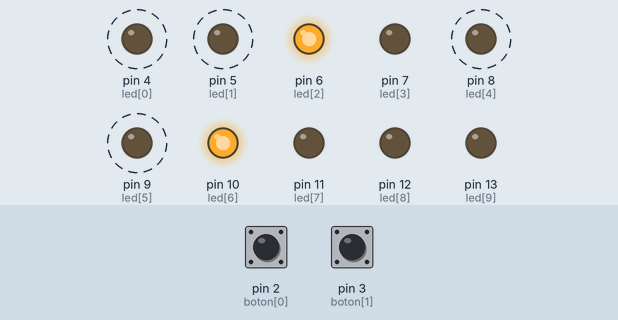
Recording of a sketch running on a simulated Arduino Uno, built with avr-gcc and run on an emulated ATmega328P. On the bench: output pins drawn as LEDs (lit = HIGH). Dashed ring = blinking. Inputs (shaded band) come from the test bench; at power-on: pin 2 (boton[0]) LOW, pin 3 (boton[1]) LOW.

Above: at 0.5 s.
1.3 s: pin 2 (boton[0]) pulled HIGH for 0.25 s
At 1.9 s:
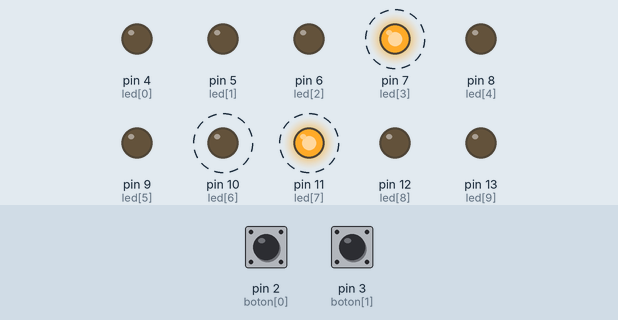
4.3 s: pin 3 (boton[1]) pulled HIGH for 0.25 s
At 4.9 s:
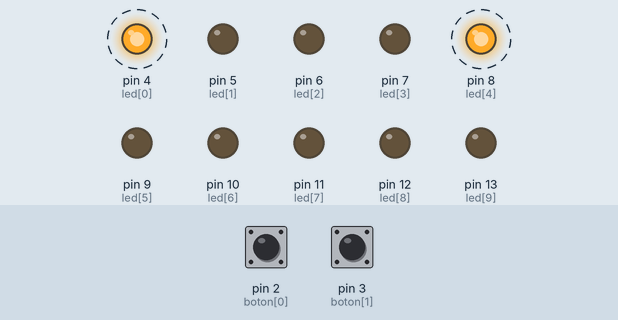
7.3 s: pin 2 (boton[0]) pulled HIGH for 1 s
At 8.0 s:
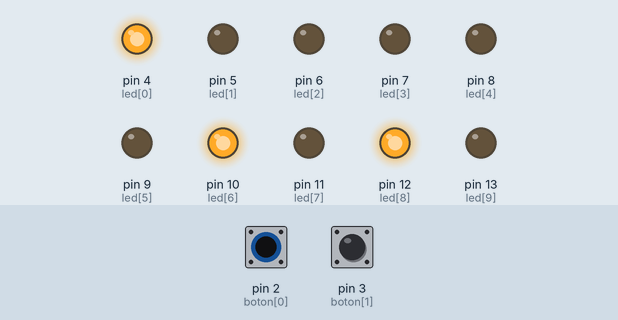
10.3 s: pin 3 (boton[1]) pulled HIGH for 1 s
At 11.0 s:
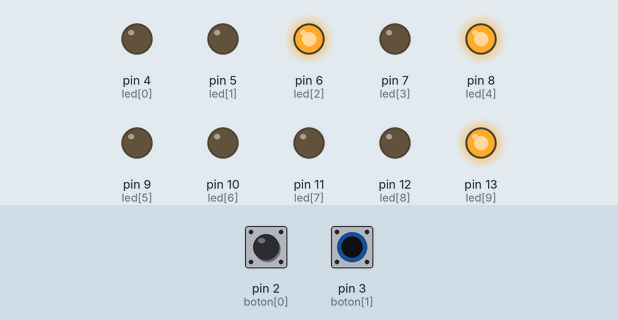
13.3 s: pin 3 (boton[1]) pulled HIGH for 3.2 s
At 14.4 s:
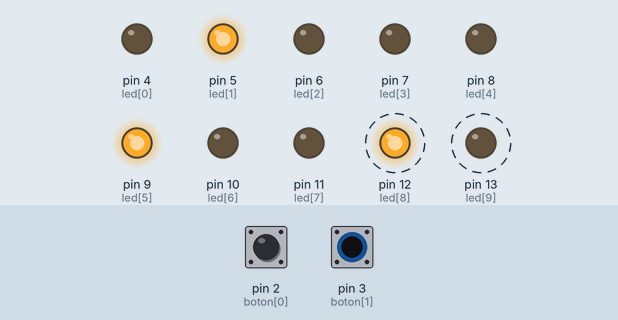
18.0 s: pin 2 (boton[0]) pulled HIGH for 3.2 s
At 18.2 s:
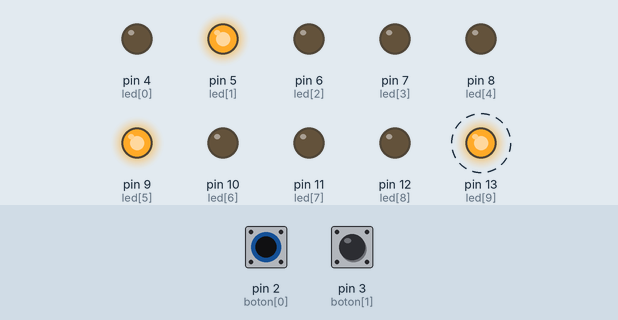
Timing chart, 0 to 23.7 s (numbered marks = the images above; inputs shaded):
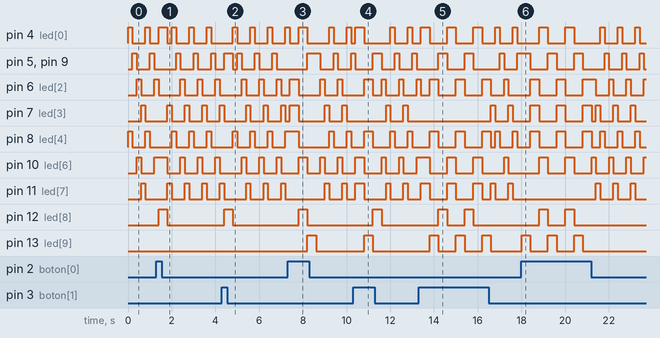

Measured:
- after the input at 1.3 s, pin 12 (led[8]): LOW → HIGH after 0.10 s, → LOW 0.40 s later
- after the input at 4.3 s, pin 12 (led[8]): LOW → HIGH after 0.10 s, → LOW 0.40 s later
- after the input at 7.3 s, pin 12 (led[8]): LOW → HIGH after 0.50 s, → LOW 0.40 s later; pin 13 (led[9]): LOW → HIGH after 0.90 s, → LOW 0.40 s later
- after the input at 10.3 s, pin 12 (led[8]): LOW → HIGH after 0.90 s, → LOW 0.40 s later; pin 13 (led[9]): LOW → HIGH after 0.50 s, → LOW 0.40 s later
- after the input at 13.3 s, pin 12 (led[8]): alternates HIGH for 0.40 s and LOW for 0.80 s, 4 changes in all, then stays LOW, starting after 0.91 s; pin 13 (led[9]): alternates HIGH for 0.40 s and LOW for 0.80 s, starting after 0.50 s
- after the input at 18.0 s, pin 12 (led[8]): alternates HIGH for 0.40 s and LOW for 0.80 s, 4 changes in all, then stays LOW, starting after 0.81 s; pin 13 (led[9]): alternates HIGH for 0.40 s and LOW for 0.80 s, 6 changes in all, then stays LOW, starting at once

The sketch:

proyeto_chaleco.ino
```cpp
int led[]={4,5,6,7,8,9,10,11,12,13};
int boton[]={2,3};
int led_cantidad = 10;
int boton_cantidad = 2;
int tiempo_vuelta = 400;
int tiempo_ocioso = 200;
int cuenta = 0;
int cuenta_alto = 0;
int cuenta_ocioso = 0;
boolean boton_estado[] = {LOW, LOW};//derecha,izquierda
int derecha[3][3]={{0,8,6},{1,9,5},{2,3,4}};
int izquierda[3][3]={{2,9,4},{1,8,5},{0,7,6}};

void setup() {
  for(int i = 0; i < led_cantidad; i++){
    pinMode(led[i],OUTPUT);
  }
  for(int j = 0; j < boton_cantidad; j++){
    pinMode(boton[j],INPUT);
  }
}

void loop() {
  //apaga leds
  for(int i = 0; i < led_cantidad; i++){
    digitalWrite(led[i],LOW);
  }
  //lee estado de botones
  for(int j = 0; j < boton_cantidad; j++){
    boton_estado[j] = digitalRead(boton[j]);
  }
  if(boton_estado[0]==HIGH && boton_estado[1]==HIGH)
    alto();
  else if(boton_estado[0]==HIGH)
    direccion(derecha);
  else if(boton_estado[1]==HIGH)
    direccion(izquierda);
  else
    ocioso();

}

void direccion(int flechas[3][3]){
  for(int j = 0; j<3; j++){
    digitalWrite(led[flechas[cuenta][j]],HIGH);
  }
  delay (tiempo_vuelta);
  cuenta++;
  if(cuenta>2){
    cuenta = 0;
  }
}

void alto(){
  if(cuenta_alto == 1){
    for(int i = 0; i<led_cantidad; i++){
      digitalWrite(led[i],HIGH);
    }
  } else {
    for(int i = 0; i<led_cantidad; i++){
      digitalWrite(led[i],LOW);
    }
  }
  delay (tiempo_vuelta);
  cuenta_alto++;
  if (cuenta_alto > 1){
    cuenta_alto = 0;
  }

}

void ocioso(){
  digitalWrite (led[cuenta_ocioso],HIGH);
  digitalWrite (led[cuenta_ocioso+4],HIGH);
  delay (tiempo_ocioso);
  cuenta_ocioso++;
  if (cuenta_ocioso > 3)
  {
    cuenta_ocioso = 0;
  }
}
```
